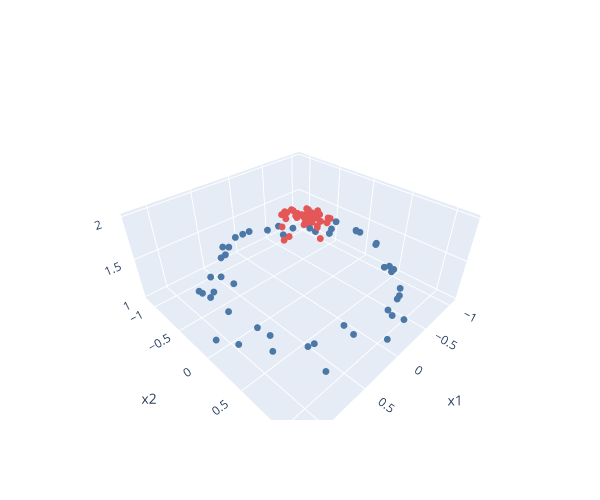

Source (notebook cell):
### Markdown cell above
## 3. Lifting the data into 3D
Apply exp(-x²) to each coordinate and add the two results: points near the centre get a large z.

### Code cell
X_new = np.exp(-(X ** 2))        # exp(-x1^2) and exp(-x2^2) for every point
z = X_new.sum(axis=1)            # the height: exp(-x1^2) + exp(-x2^2)
print("z of the ring:  ", z[y == 0].min().round(2), "to", z[y == 0].max().round(2))
print("z of the centre:", z[y == 1].min().round(2), "to", z[y == 1].max().round(2))

fig = go.Figure(go.Scatter3d(x=X[:, 0], y=X[:, 1], z=z, mode="markers", marker=dict(color=colours[y], size=4)))
fig.update_layout(width=600, height=500, scene=dict(xaxis_title="x1", yaxis_title="x2", zaxis_title="z"))
fig.show()
